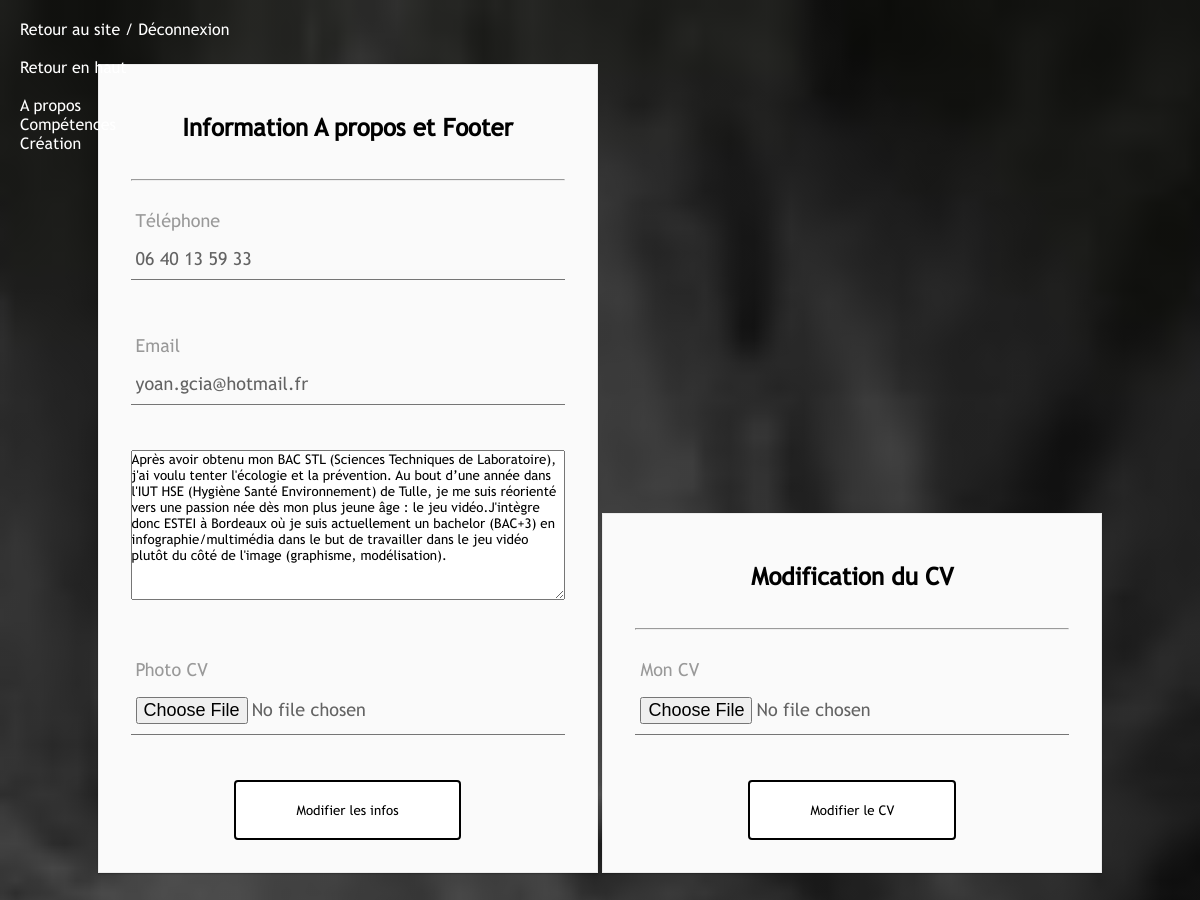
The app's page /admin/index.php (signed in, upper part), older data.
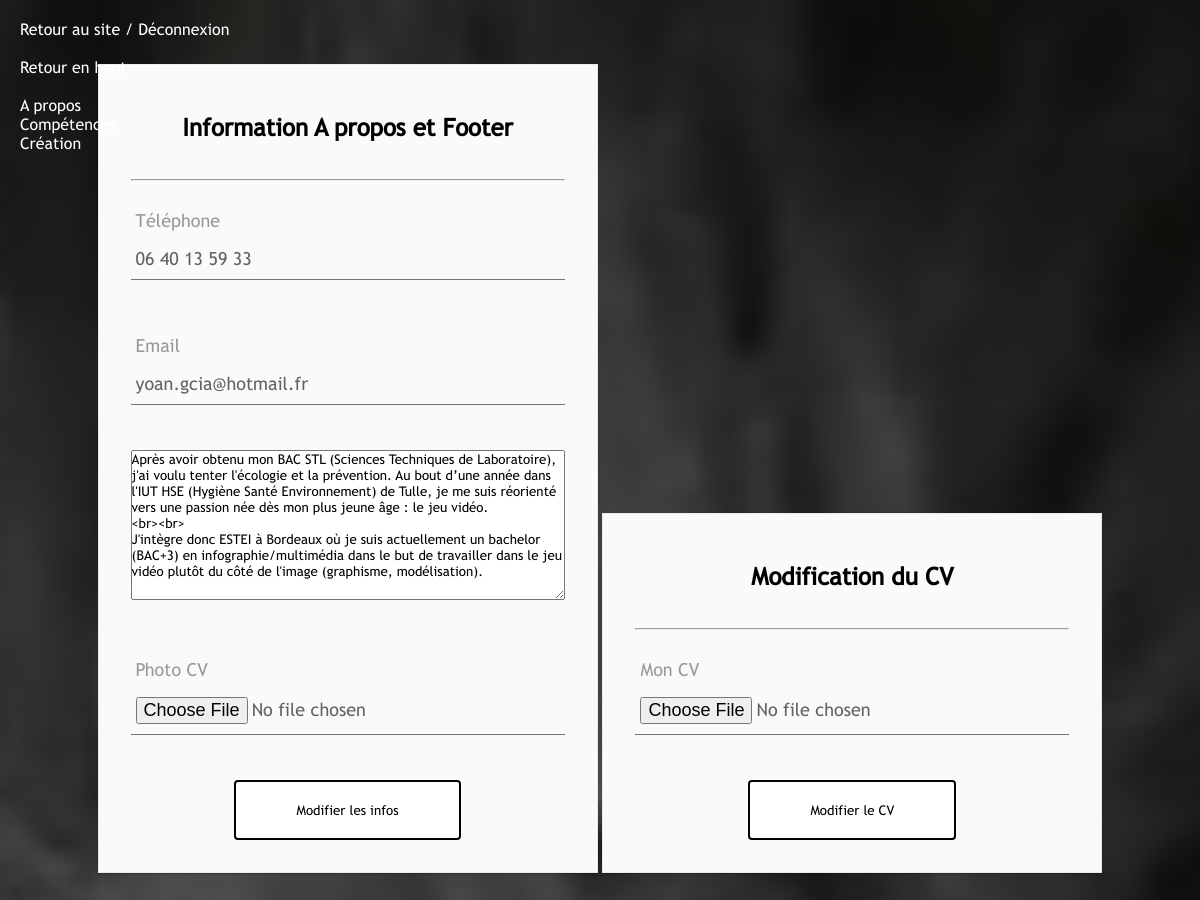
The same page, newer data.
### tables this page shows
CREATE TABLE `infos` (
  `id` int(11) NOT NULL,
  `email` varchar(255) NOT NULL,
  `telephone` varchar(255) NOT NULL,
  `apropos` text NOT NULL,
  `photoCV` varchar(255) NOT NULL,
  `CV` varchar(255) NOT NULL DEFAULT 'CV.pdf'
);

### admin/index.php (the view, shortened to what this page needs)
<?php
	$bdd = new PDO('mysql:host=localhost;dbname=yoangarchcbdd;charset=utf8', 'root', '') or die($pdo->errorInfo());
	$connect = false;
	if(isset($_SESSION['user']) && $_SESSION['user']['role'] === 'admin')
	{
		$connect = true;
	}
	$req = $bdd->prepare('SELECT * FROM infos  WHERE id = 1');
	$req->execute();
	$infos = $req->fetch();
?>
<!DOCTYPE html>
<html>
	<head>
		<link rel="stylesheet" type="text/css" href="css/styleadmin.css">
		<link rel="stylesheet" type="text/css" href="css/font-awesome.min.css">
	</head>
	<body>
		<?php if (!$connect): ?>
		<form class="form1" method="post" action="index.php">
			<input class="input1" type="hidden" class="champ" name="formulaire" value="connection">
			<div class="group">
				<input class="input0" type="text" name="pseudo"><span class="highlight"></span><span class="bar"></span>
				<label class="label0">Pseudo</label>
			</div>
			<div class="group">
				<input class="input0" type="password" name="password" ><span class="highlight"></span><span class="bar"></span>
				<label class="label0">Password</label>
			</div>
			<button type="submit" value"connect" class="button buttonBlue">Connection
				<div class="ripples buttonRipples"><span class="ripplesCircle"></span></div>
			</button>
		</form>
		<?php else: ?>
		<nav>
			<a href="../index.php" id="deco" class="backto backtosite">Retour au site / Déconnexion</a>
			<br>
			<br>
			<a href="#" class=" js-scrollTo backto backtotop">Retour en haut</a>
			<br>
			<br>
			<a href="#" class="js-scrollTo backto backtoapropos">A propos</a>
			<br>
			<a href="#competences" class="js-scrollTo backto backtocompetences">Compétences</a>
			<br>
			<a href="#creas" class="js-scrollTo backto backtocreations">Création</a>
			<br>
		</nav>
		<section id="formulaire_infos">
			<form class="form1 divinlinbloc" method="post" action="index.php" enctype="multipart/form-data">
				<h1>Information A propos et Footer</h1>
				<br><br><hr><br>
				<div class="group">
					<label class="label1">Téléphone</label><br><br>
					<input class="input1" type="text" name="telephone" value="<?=$infos['telephone']?>"><span class="highlight"></span><span class="bar"></span>
				</div>
				<div class="group">
					<label class="label1">Email</label><br><br>
					<input class="input1" type="email" name="email" value="<?=$infos['email']?>"><span class="highlight"></span><span class="bar"></span>
				</div>
				<div class="group">
					<textarea class="txtapropos" name="apropos"><?=$infos['apropos']?></textarea>
				</div>
				<div class="group">
					<label class="label1">Photo CV</label><br><br>
					<input class="input1" type="file" name="picture" ><span class="highlight"></span><span class="bar"></span>
				</div>
				<input class="boutonedit" type="submit" value="Modifier les infos">
			</form>
			<form class="form1 divinlinbloc" method="post" action="index.php" enctype="multipart/form-data">
				<h1>Modification du CV</h1>
				<br><br><hr><br>
				<div class="group">
					<label class="label1">Mon CV</label><br><br>
					<input class="input1" type="file" name="cv"><span class="highlight"></span><span class="bar"></span>
				</div>
				<input class="boutonedit" type="submit" value="Modifier le CV">
			</form>
		</section>
		<br><br><hr><hr><hr><hr><br><br>
		<?php endif ?>
	</body>
</html>

### admin/css/styleadmin.css (style rules this page uses)
* { margin: 0px; padding: 0px; color: black; box-sizing: border-box; font-family: 'trebuchet'; }
body { background-image: -moz-linear-gradient(top, rgba(0,0,0,0.5), rgba(0,0,0,0.5)), url("../../IMG/lion.jpg"); background-image: -webkit-linear-gradient(top, rgba(0,0,0,0.5), rgba(0,0,0,0.5)), url("../../IMG/lion.jpg"); background-image: -ms-linear-gradient(top, rgba(0,0,0,0.5), rgba(0,0,0,0.5)), url("../../IMG/lion.jpg"); background-image: linear-gradient(top, rgba(0,0,0,0.5), rgba(0,0,0,0.5)), url("../../IMG/lion.jpg"); background-repeat: no-repeat; background-size: cover; background-attachment: fixed; background-position: center center; text-align: center; margin: 0 auto; }
nav { position: fixed; top: 20px; left: 20px; height: 150px; text-align: left; }
.backto { color: white; text-decoration: none; }
.form1 { width: 500px; margin: 4em auto; padding: 3em 2em 2em 2em; background: #fafafa; border: 1px solid #ebebeb; box-shadow: rgba(0,0,0,0.14902) 0px 1px 1px 0px,rgba(0,0,0,0.09804) 0px 1px 2px 0px; }
.group { position: relative; margin-bottom: 45px; }
.input1 { font-size: 18px; padding: 10px 10px 10px 5px; -webkit-appearance: none; display: block; background: #fafafa; color: #636363; width: 100%; border: none; border-radius: 0; border-bottom: 1px solid #757575; }
.label1 { color: #999; font-size: 18px; font-weight: normal; position: absolute; pointer-events: none; left: 5px; top: 10px; -webkit-transition:all 0.2s ease; transition: all 0.2s ease; }
.highlight { position: absolute; height: 60%; width: 100px; top: 25%; left: 0; pointer-events: none; opacity: 0.5; }
.txtapropos { width: 100%; height: 150px; }
.boutonedit { background: white; border: 2px solid black; border-radius: 4px; color: black; padding: 20px 60px 20px 60px; }
.divinlinbloc { display: inline-block; }

Row changes from the older to the newer data that the page shows:
changed infos "yoan.gcia@hotmail.fr": apropos "…âge : le jeu vidéo.J'intègre donc ESTEI à Bordeaux…" → "…âge : le jeu vidéo. <br><br> J'intègre donc ESTEI à Bordeaux…"
